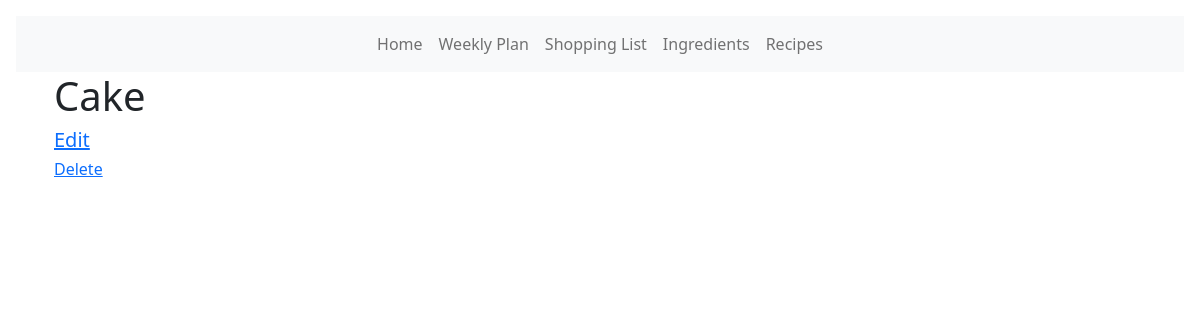
Page /recipe/3 on the earlier database version.
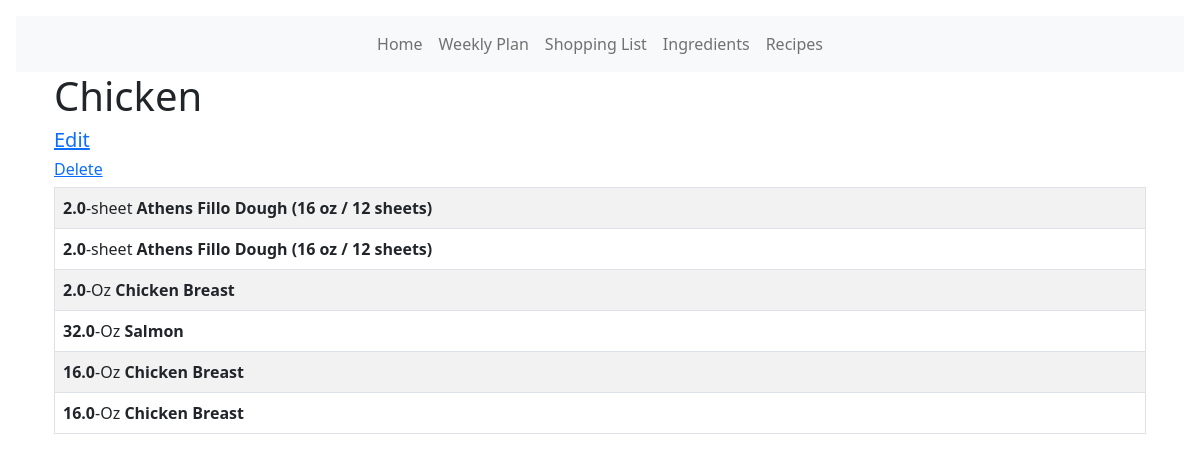
Same page on the later database version.
### models.py (models this page shows, shortened)
class Recipe(db.Model):
    id = db.Column(db.Integer, primary_key=True)
    name = db.Column(db.String(100))
    course = db.Column(db.String(30))
    servings = db.Column(db.Float)
    serving_size = db.Column(db.String(30))
    protein = db.Column(db.Float)
    carbs = db.Column(db.Float)
    fat = db.Column(db.Float)
    fiber = db.Column(db.Float)
    sugar = db.Column(db.Float)
    calories = db.Column(db.Float)
    total_cost = db.Column(db.Float)

class RecipeIngredient(db.Model):
    id = db.Column(db.Integer, primary_key=True)
    rid = db.Column(db.Integer, db.ForeignKey("recipe.id"))
    iid = db.Column(db.Integer, db.ForeignKey("ingredient.id"))
    qty = db.Column(db.Float)
    unit_suffix = db.Column(db.String(50))
    cost = db.Column(db.Float)

class Unit(db.Model):
    id = db.Column(db.Integer, primary_key=True)
    label = db.Column(db.String(30))
    ingredients = db.relationship("Ingredient", backref="unit")

class Ingredient(db.Model):
    __tablename__ = "ingredient"
    id = db.Column(db.Integer, primary_key=True)
    name = db.Column(db.String(120), nullable=False)
    unit_id = db.Column(db.Integer, db.ForeignKey("unit.id"))
    icalories = db.Column(db.Float)
    protein = db.Column(db.Float)
    carbs = db.Column(db.Float)
    fat = db.Column(db.Float)
    fiber = db.Column(db.Float)
    sugar = db.Column(db.Float)
    item_unit_size = db.Column(db.Float)  # How many units of item at store
    item_price = db.Column(db.Float)  # Price for full item at store
    u_price = db.Column(db.Float)
    aisle_id = db.Column(db.Integer, db.ForeignKey("aisle.id"))
    ingredients = db.relationship("RecipeIngredient", backref="ingredient")

### main.py (the view)
@app.route("/recipe/<int:id>")
def recipe(id):
    r = Recipe.query.get_or_404(id)
    title = r.name
    x = 1
    iquery = RecipeIngredient.query.filter_by(rid=id).all()
    return render_template("/recipes/recipe.html", r=r, title=title, x=x, iquery=iquery)

### templates/recipes/recipe.html (shortened to what this page needs)
<!DOCTYPE html>
<html lang="en">
  <head>
    <link
      href="{{ url_for('static', filename='css/select2.css') }}"
      rel="stylesheet"
    />
    {% extends 'base.html' %} {% block content %}
  </head>
  <body>
    <div class="container">
      <h1>{{title}}</h1>
      <a href="{{ url_for('recipe_edit', id=r.id) }}"><h5>Edit</h5></a>
      <a href="{{url_for('delete_recipe_confirmation', id=r.id)}}"
        ><h6>Delete</h6></a
      >
      <table class="table table-hover table-bordered table-striped">
        {% for i in iquery %}
        <tr>
          <td>
            <b>{{i.qty}}</b>-{{i.ingredient.unit.label}}
            <b>{{i.ingredient.name}}</b>
          </td>
        </tr>
        {% endfor %}
      </table>
    </div>
  </body>
  {% endblock %}

### templates/base.html (shortened to what this page needs)
<!DOCTYPE html>
<html lang="en">
  <head>
    <link
      href="https://cdn.jsdelivr.net/npm/bootstrap@5.0.2/dist/css/bootstrap.min.css"
      rel="stylesheet"
    />
    <link
      href="{{ url_for('static', filename='css/style.css') }}"
      rel="stylesheet"
    />
  </head>
  <body>
    {% include 'navbar.html' %}
    <div class="container">{% block content %} {% endblock %}</div>
  </body>
</html>

### templates/navbar.html (shortened to what this page needs)
<!DOCTYPE html>
<html lang="en">
  <head>
    <link
      href="https://cdn.jsdelivr.net/npm/bootstrap@5.2.0/dist/css/bootstrap.min.css"
      rel="stylesheet"
    />
    <link
      href="https://getbootstrap.com/docs/5.2/assets/css/docs.css"
      rel="stylesheet"
    />
  </head>
  <body class="p-3 m-0 border-0 bd-example">
    <nav class="navbar navbar-expand-lg bg-light">
      <div class="container-fluid">
        <div class="collapse navbar-collapse" id="navbarTogglerDemo01">
          <ul class="navbar-nav mx-auto mb-2 mb-lg-0">
            <li class="nav-item">
              <a class="nav-link" href="{{ url_for('index') }}">Home</a>
            </li>
            <li class="nav-item">
              <a class="nav-link" href="{{ url_for('weekly_plan') }}">Weekly Plan</a>
            </li>
            <li class="nav-item">
              <a class="nav-link" href="{{ url_for('list') }}">Shopping List</a>
            <li class="nav-item">
              <a class="nav-link" href="{{ url_for('ingredient_page') }}">Ingredients</a>
            </li>
            <li class="nav-item">
              <a class="nav-link" href="{{ url_for('recipe_list') }}">Recipes</a>
            </li>
            </li>
          </ul>
        </div>
      </div>
    </nav>
  </body>
</html>

Differences in the rows shown:
changed Recipe: name "Cake" → "Chicken"
added RecipeIngredient: qty "2.0", ingredient.unit.label "sheet", ingredient.name "Athens Fillo Dough (16 oz / 12 sheets)"
added RecipeIngredient: qty "2.0", ingredient.unit.label "sheet", ingredient.name "Athens Fillo Dough (16 oz / 12 sheets)"
added RecipeIngredient: qty "2.0", ingredient.unit.label "Oz", ingredient.name "Chicken Breast"
added RecipeIngredient: qty "32.0", ingredient.unit.label "Oz", ingredient.name "Salmon"
added RecipeIngredient: qty "16.0", ingredient.unit.label "Oz", ingredient.name "Chicken Breast"
added RecipeIngredient: qty "16.0", ingredient.unit.label "Oz", ingredient.name "Chicken Breast"
